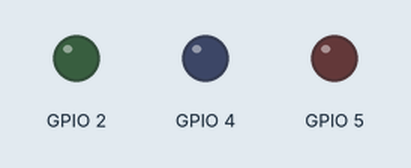
Recording of a sketch running on a simulated ESP32. Parts: output pins drawn as LEDs (lit = HIGH).

Above: at 0.2 s.
At 1.2 s:
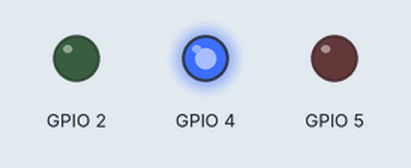
At 1.7 s:
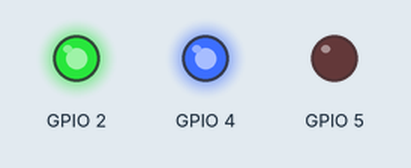
At 2.2 s:
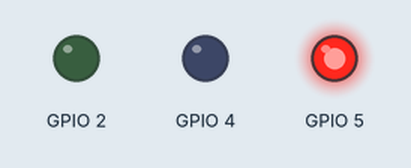
At 3.2 s:
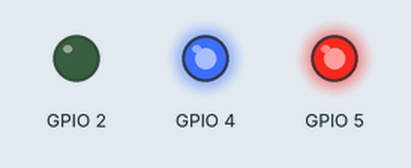
At 4.7 s:
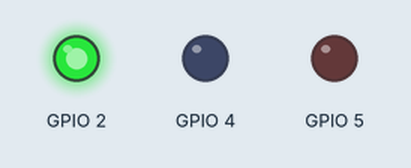
Timing chart, 0 to 5.2 s (numbered marks = the images above):
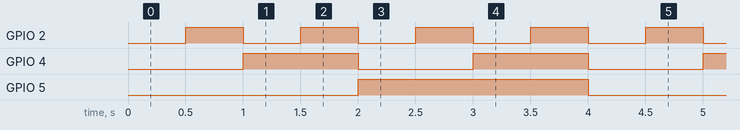

The sketch:

sketch.ino
```cpp
//Baseado no projeto já existente, refiz para acompanhar o que tava acontecendo

#include <stdio.h>
#include "freertos/FreeRTOS.h"
#include "freertos/task.h"
#include "driver/gpio.h"

#define LED_RED GPIO_NUM_5
#define LED_BLUE GPIO_NUM_4
#define LED_GREEN GPIO_NUM_2

struct led_task_parameters_t {
  gpio_num_t led_gpio;
  TickType_t blink_time;
};

//Definindo os parâmetros das led_task (tarefa dos leds)
static led_task_parameters_t red_led_gpio = {LED_RED, 2000};
static led_task_parameters_t blue_led_gpio = {LED_BLUE, 1000};
static led_task_parameters_t green_led_gpio = {LED_GREEN, 500};

void led_task(void *pvParameter) {
  gpio_num_t led_gpio = ((led_task_parameters_t *)pvParameter)->led_gpio;
  TickType_t blink_time = ((led_task_parameters_t *)pvParameter)->blink_time;
  uint8_t led_value = 0;
  gpio_reset_pin(led_gpio);
  gpio_set_direction(led_gpio, GPIO_MODE_OUTPUT);

  while(1) {
    gpio_set_level(led_gpio, led_value);
    led_value = !led_value;
    vTaskDelay( blink_time / portTICK_PERIOD_MS); //Se usar delay da errado
  }
  vTaskDelete( NULL );
}

extern "C" void app_main() {
  //Definindo as tasks para cada um dos leds
  xTaskCreate (
    &led_task, // apontar a função que realiza a tarefa
    "red_led_task", // nome da tarefa
    2048, // tamanho da pilha?!
    &red_led_gpio, // apontar os parâmetros da tarefa
    5, // prioridade
    NULL); // ponteiro exterior para a task handle

  xTaskCreate (
    &led_task,
    "blue_led_task",
    2048,
    &blue_led_gpio,
    5,
    NULL);

  xTaskCreate (
    &led_task,
    "green_led_task",
    2048,
    &green_led_gpio,
    5,
    NULL);
}
```

Measured:
- by itself, GPIO 2: alternates HIGH for 0.50 s and LOW for 0.50 s
- by itself, GPIO 4: alternates HIGH for 1.0 s and LOW for 1.0 s
- by itself, GPIO 5: alternates HIGH for 2.0 s and LOW for 2.0 s
